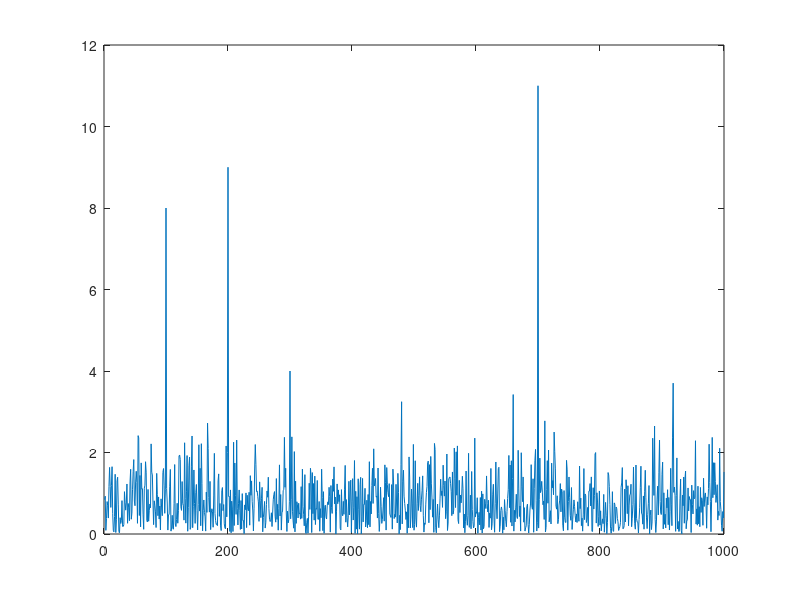
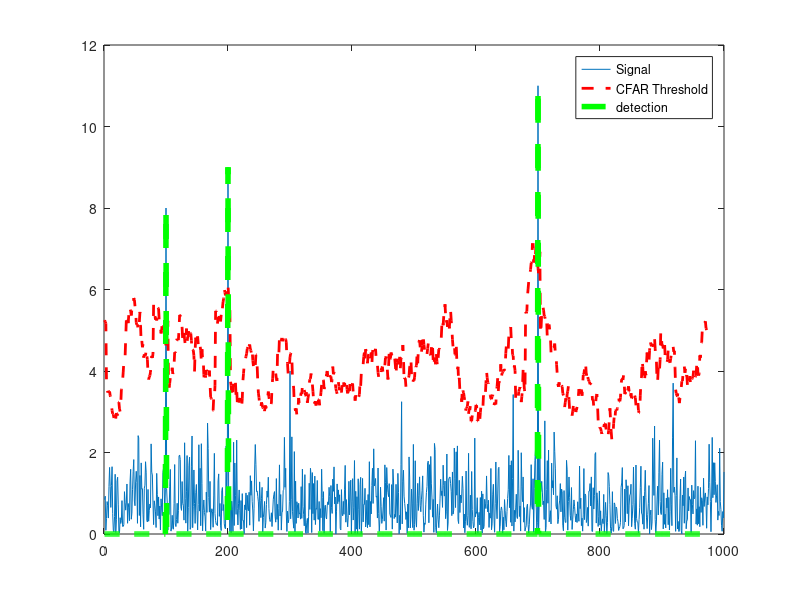

Reproduce these figures in MATLAB, in order.
%% Implement 1D CFAR using lagging cells on the given noise and target scenario

% Close and delete all currently open figures
close all; clear; clc;

% Data_points
Ns = 1000;

% Generate random noise
s = abs(randn(Ns, 1));

% Targets location. Assigning bin 100, 200, 300 and 700 as Targets with the
% amplitudes of 8, 9, 4, 11 respectively.
s([100, 200, 300, 700]) = [8, 9, 4, 11];

% Plot the output
plot(s);

% Apply CFAR to detect the targets by filtering the noise.

% 1. Define the following:

% 1a. Training cells (leading only)
T = 24;

% 1b. Guard cells (leading only)
G = 3;

% Offset : Adding room above noise threshold for desired SNR 
offset = 5;

% Vector to hold threshold values 
threshold_cfar = [];

% Vector to hold final signal after thresholding
signal_cfar = [];

% 2. Slide window (size guard + training + sample cell) across the signal length
for i = 1:(Ns - (G + T + 1))

    % 2. - 5. Determine the noise threshold by measuring it within the training cells
    noise_level = sum(s(i : (i + T - 1)));
    threshold = offset * noise_level / T;  % average noise level in training cells x offset
    threshold_cfar = [threshold_cfar, {threshold}];  % concatenate to hold vector of thresholds
    
    % 6. Measuring the signal within the CUT
    signal = s(i + T + G);

    % 8. Filter the signal above the threshold
    if (signal < threshold)
        signal = 0;
    end
    signal_cfar = [signal_cfar, {signal}];
end

% Plot the filtered signal
% plot (cell2mat(signal_cfar), 'g--');

% Plot original sig, threshold and filtered signal within the same figure.
figure, plot(s);
hold on, plot(cell2mat(circshift(threshold_cfar, G)), 'r--', 'LineWidth', 2);
hold on, plot(cell2mat(circshift(signal_cfar, (T + G))), 'g--', 'LineWidth', 4);
legend('Signal', 'CFAR Threshold', 'detection');